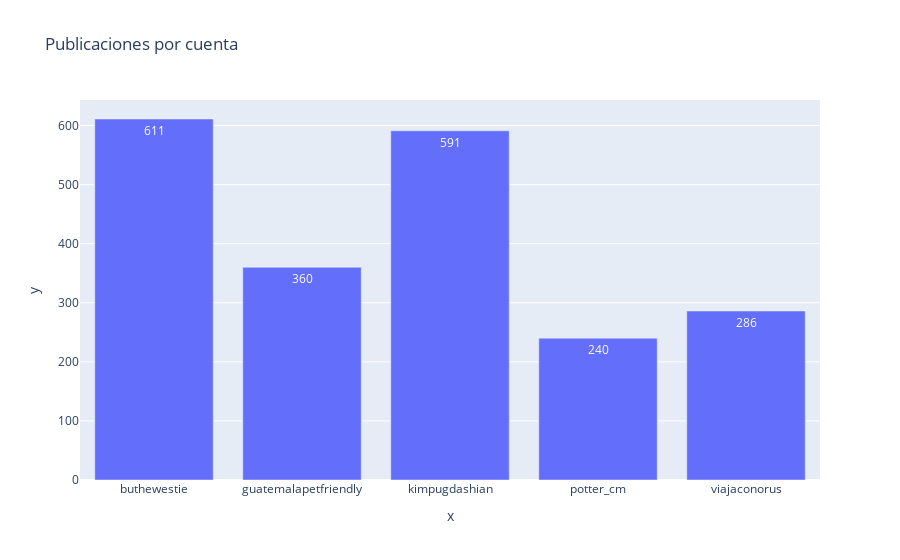

The code cell stored with this chart in its notebook:
### Code cell
px.bar(x=publi_mas.index, y=publi_mas, text= publi_mas, title="Publicaciones por cuenta")

### Figure 1 — Plotly figure (JSON) as saved in the notebook; plotly's stock layout.template omitted (floating-point values rounded to 4 significant figures)
{"data": [{"alignmentgroup": "True", "hovertemplate": "x=%{x}<br>y=%{y}<br>text=%{text}<extra></extra>", "legendgroup": "", "marker": {"color": "#636efa"}, "name": "", "offsetgroup": "", "orientation": "v", "showlegend": false, "text": [611, 360, 591, 240, 286], "textposition": "auto", "type": "bar", "x": ["buthewestie", "guatemalapetfriendly", "kimpugdashian", "potter_cm", "viajaconorus"], "xaxis": "x", "y": [611, 360, 591, 240, 286], "yaxis": "y"}], "layout": {"barmode": "relative", "legend": {"tracegroupgap": 0}, "title": {"text": "Publicaciones por cuenta"}, "xaxis": {"anchor": "y", "domain": [0, 1], "title": {"text": "x"}}, "yaxis": {"anchor": "x", "domain": [0, 1], "title": {"text": "y"}}}}
